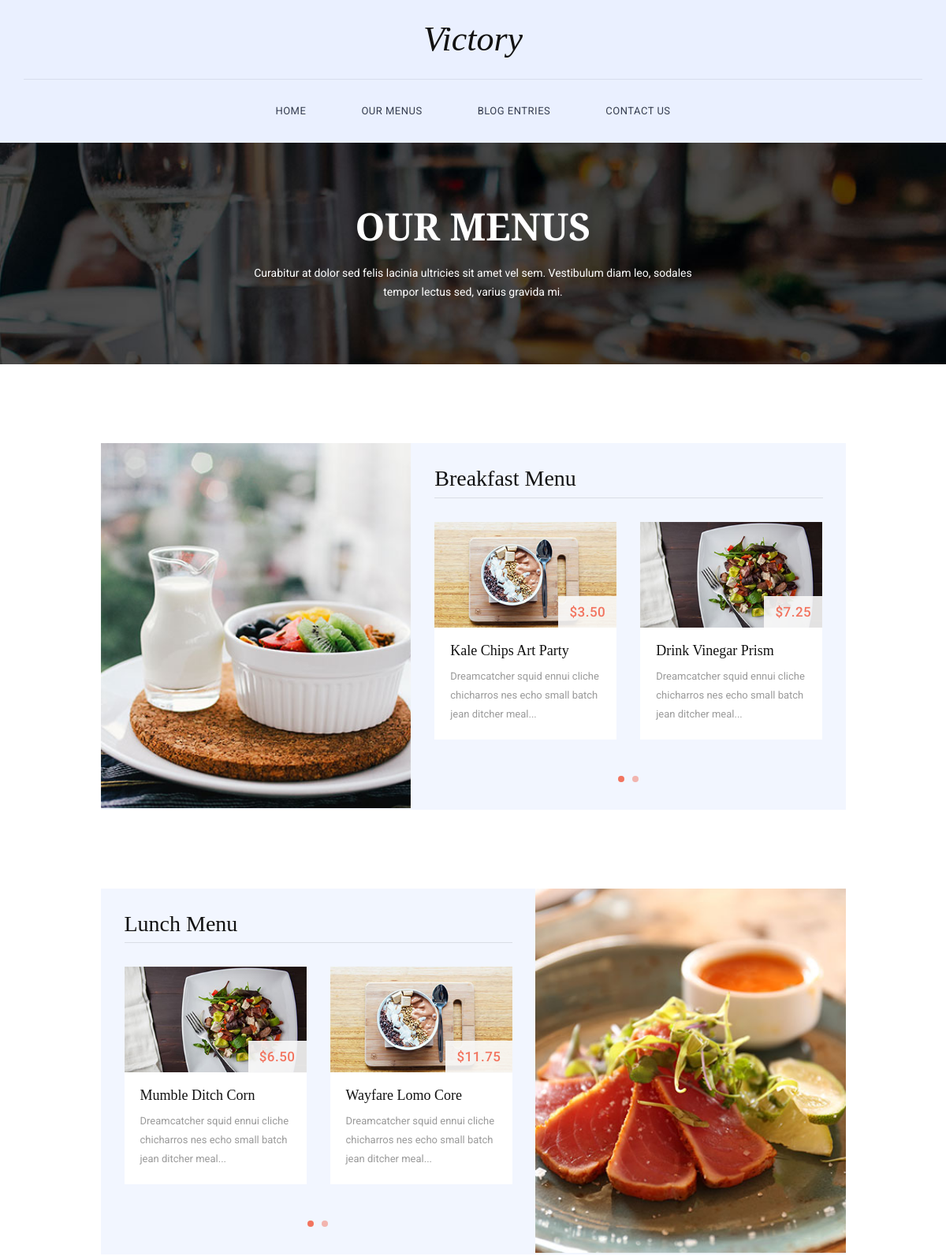
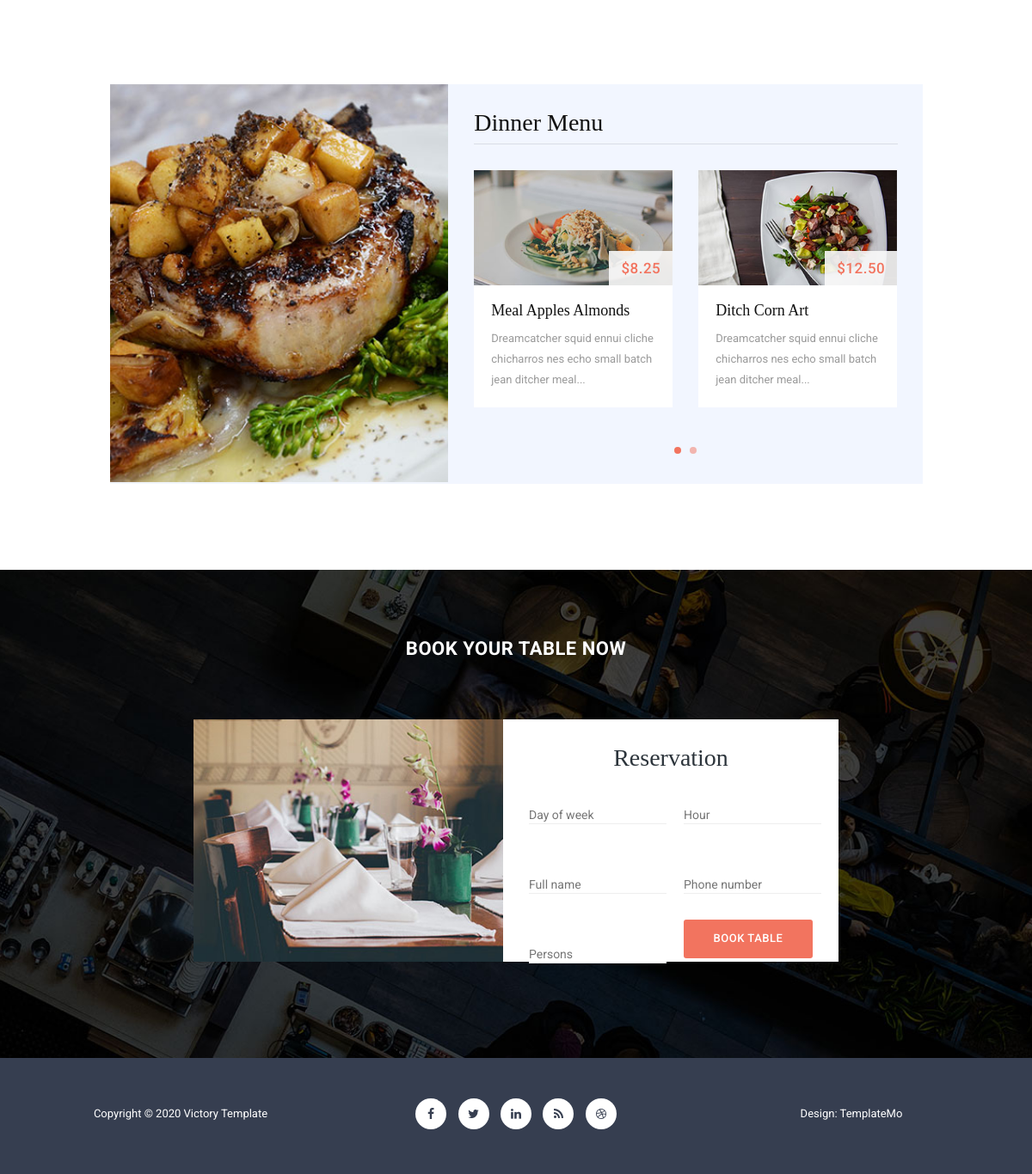
The page /menu on the database its author committed (2 pictures, top to bottom).
### tables this page shows
CREATE TABLE "menu"
(
    id    integer PRIMARY KEY AUTOINCREMENT,
    title text NOT NULL,
    url   text NOT NULL
);

CREATE TABLE breakfast_menu
(
    id          integer PRIMARY KEY AUTOINCREMENT,
    img_url     text,
    price       text,
    title       text,
    description text
);

CREATE TABLE lunch_menu
(
    id          integer PRIMARY KEY AUTOINCREMENT,
    img_url     text,
    price       text,
    title       text,
    description text
);

CREATE TABLE dinner_menu
(
    id          integer PRIMARY KEY AUTOINCREMENT,
    img_url     text,
    price       text,
    title       text,
    description text
);

CREATE TABLE "book_table"
(
    id          integer
        primary key autoincrement,
    name        text,
    placeholder text
);

CREATE TABLE icons
(
    id  integer PRIMARY KEY AUTOINCREMENT,
    url text,
    class text
);

### views/menu.py (the view)
@menu_bp.route('/menu')
def menu():
    return render_template('pages/menu.html',
                           title='Our Menus',
                           menu=main.get_menu(),
                           icons=main.get_icons(),
                           breakfast_menu=dbase.get_breakfast_menu(),
                           lunch_menu=dbase.get_lunch_menu(),
                           dinner_menu=dbase.get_dinner_menu(),
                           book_table=main.get_book_table())

### SQLite/db.py (called while the page is built)
def connect_db():
    conn = sqlite3.connect(app.config['DATABASE'])
    conn.row_factory = sqlite3.Row
    return conn

def get_db():
    if not hasattr(g, 'link_db'):
        g.link_db = connect_db()
    return g.link_db

### controllers/main_controller.py (called while the page is built)
    def get_menu(self):
        try:
            self.__cur.execute("""SELECT * FROM menu""")
            result = self.__cur.fetchall()
            if result:
                return result
                print('[SQLite] - - [Successful get menu]')
        except sqlite3.Error as err:
            print(f'[ERROR] - - [{err}]')

    def get_icons(self):
        try:
            self.__cur.execute("""SELECT * FROM icons""")
            result = self.__cur.fetchall()
            if result:
                return result
                print('[SQLite] - - [Successful get icons]')
        except sqlite3.Error as err:
            print(f'[ERROR] - - [{err}]')

    def get_book_table(self):
        try:
            self.__cur.execute("""SELECT * FROM book_table""")
            result = self.__cur.fetchall()
            if result:
                return result
                print('[SQLite] - - [Successful get book_table]')
        except sqlite3.Error as err:
            print(f'[ERROR] - - [{err}]')

### controllers/menu_controller.py (called while the page is built)
    def get_breakfast_menu(self):
        try:
            self.__cur.execute("""SELECT * FROM breakfast_menu""")
            result = self.__cur.fetchall()
            if result:
                return result
                print('[SQLite] - - [Successful get breakfast_menu]')
        except sqlite3.Error as err:
            print(f'[ERROR] - - [{err}]')

    def get_lunch_menu(self):
        try:
            self.__cur.execute("""SELECT * FROM lunch_menu""")
            result = self.__cur.fetchall()
            if result:
                return result
                print('[SQLite] - - [Successful get lunch_menu]')
        except sqlite3.Error as err:
            print(f'[ERROR] - - [{err}]')

    def get_dinner_menu(self):
        try:
            self.__cur.execute("""SELECT * FROM dinner_menu""")
            result = self.__cur.fetchall()
            if result:
                return result
                print('[SQLite] - - [Successful get dinner_menu]')
        except sqlite3.Error as err:
            print(f'[ERROR] - - [{err}]')

### views/menu.py (called while the page is built)
@menu_bp.before_request
def before_request():
    global dbase
    global main
    db = get_db()
    dbase = Menu_Controller(db)
    main = Main_Controller(db)

### templates/pages/menu.html
{% extends 'base.html' %}
{% block content %}
    {% block menu_heading %}
        <section class="page-heading">
            <div class="container">
                <div class="row">
                    <div class="col-md-12">
                        <h1>Our Menus</h1>
                        <p>Curabitur at dolor sed felis lacinia ultricies sit amet vel sem. Vestibulum diam leo, sodales
                            tempor lectus sed, varius gravida mi.</p>
                    </div>
                </div>
            </div>
        </section>
    {% endblock %}
    {% block breakfast_menu %}
        <section class="breakfast-menu">
            <div class="container">
                <div class="row">
                    <div class="col-md-10 col-md-offset-1">
                        <div class="breakfast-menu-content">
                            <div class="row">
                                <div class="col-md-5">
                                    <div class="left-image">
                                        <img src="{{ url_for('static', filename="img/breakfast_menu.jpg") }}"
                                             alt="Breakfast">
                                    </div>
                                </div>
                                <div class="col-md-7">
                                    <h2>Breakfast Menu</h2>
                                    <div id="owl-breakfast" class="owl-carousel owl-theme">
                                        {% for bm in breakfast_menu %}
                                            <div class="item col-md-12">
                                                <div class="food-item">
                                                    <img src="{{ bm.img_url }}" alt="{{ bm.title }}">
                                                    <div class="price">{{ bm.price }}</div>
                                                    <div class="text-content">
                                                        <h4>{{ bm.title }}</h4>
                                                        <p>{{ bm.description }}</p>
                                                    </div>
                                                </div>
                                            </div>
                                        {% endfor %}
                                    </div>
                                </div>
                            </div>
                        </div>
                    </div>
                </div>
            </div>
        </section>
    {% endblock %}
    {% block lunch_menu %}
        <section class="lunch-menu">
            <div class="container">
                <div class="row">
                    <div class="col-md-10 col-md-offset-1">
                        <div class="lunch-menu-content">
                            <div class="row">
                                <div class="col-md-7">
                                    <h2>Lunch Menu</h2>
                                    <div id="owl-lunch" class="owl-carousel owl-theme">
                                        {% for lm in lunch_menu %}
                                            <div class="item col-md-12">
                                                <div class="food-item">
                                                    <img src="{{ lm.img_url }}" alt="{{ lm.title }}">
                                                    <div class="price">{{ lm.price }}</div>
                                                    <div class="text-content">
                                                        <h4>{{ lm.title }}</h4>
                                                        <p>{{ lm.description }}</p>
                                                    </div>
                                                </div>
                                            </div>
                                        {% endfor %}
                                    </div>
                                </div>
                                <div class="col-md-5">
                                    <div class="left-image">
                                        <img src="{{ url_for('static', filename="img/lunch_menu.jpg") }}" alt="">
                                    </div>
                                </div>
                            </div>
                        </div>
                    </div>
                </div>
            </div>
        </section>
    {% endblock %}
    {% block dinner_menu %}
        <section class="dinner-menu">
            <div class="container">
                <div class="row">
                    <div class="col-md-10 col-md-offset-1">
                        <div class="dinner-menu-content">
                            <div class="row">
                                <div class="col-md-5">
                                    <div class="left-image">
                                        <img src="{{ url_for('static', filename="img/dinner_menu.jpg") }}" alt="">
                                    </div>
                                </div>
                                <div class="col-md-7">
                                    <h2>Dinner Menu</h2>
                                    <div id="owl-dinner" class="owl-carousel owl-theme">
                                        {% for dm in dinner_menu %}
                                            <div class="item col-md-12">
                                                <div class="food-item">
                                                    <img src="{{ dm.img_url }}" alt="{{ dm.title }}">
                                                    <div class="price">{{ dm.price }}</div>
                                                    <div class="text-content">
                                                        <h4>{{ dm.title }}</h4>
                                                        <p>{{ dm.description }}</p>
                                                    </div>
                                                </div>
                                            </div>
                                        {% endfor %}
                                    </div>
                                </div>
                            </div>
                        </div>
                    </div>
                </div>
            </div>
        </section>
    {% endblock %}
    {% block book_table %}
        <section id="book-table">
            <div class="container">
                <div class="row">
                    <div class="col-md-12">
                        <div class="heading">
                            <h2>Book Your Table Now</h2>
                        </div>
                    </div>
                    <div class="col-md-4 col-md-offset-2 col-sm-12">
                        <div class="left-image">
                            <img src="{{ url_for('static', filename="img/book_left_image.jpg") }}" alt="">
                        </div>
                    </div>
                    <div class="col-md-4 col-sm-12">
                        <div class="right-info">
                            <h4>Reservation</h4>
                            <form id="form-submit" action="/reservation" method="POST">
                                <div class="row">
                                    {% for bt in book_table %}
                                    <div class="col-md-6">
                                        <fieldset>
                                            <input type="text" name="{{ bt.name }}" value="" required placeholder="{{ bt.placeholder }}">
                                        </fieldset>
                                    </div>
                                    {% endfor %}
                                    <div class="col-md-6">
                                        <fieldset>
                                            <button type="submit" id="form-submit" class="btn">Book Table</button>
                                        </fieldset>
                                    </div>
                                </div>
                            </form>
                        </div>
                    </div>
                </div>
            </div>
        </section>
    {% endblock %}
{% endblock %}

### templates/base.html (shortened to what this page needs)
<!DOCTYPE html>
<html lang="en">
<head>
    <link rel="stylesheet" href="{{ url_for('static', filename="css/bootstrap.min.css") }}">
    <link rel="stylesheet" href="{{ url_for('static', filename="css/bootstrap-theme.min.css") }}">
    <link rel="stylesheet" href="{{ url_for('static', filename="css/fontAwesome.css") }}">
    <link rel="stylesheet" href="{{ url_for('static', filename="css/hero-slider.css") }}">
    <link rel="stylesheet" href="{{ url_for('static', filename="css/owl-carousel.css") }}">
    <link rel="stylesheet" href="{{ url_for('static', filename="css/templatemo-style.css") }}">
</head>
<body>
<div class="header">
    <div class="container">
        <a href="#" class="navbar-brand scroll-top">Victory</a>
        <nav class="navbar navbar-inverse" role="navigation">
            {% block menu %}
                <div id="main-nav" class="collapse navbar-collapse">
                    <ul class="nav navbar-nav">
                        {% for m in menu %}
                            <li><a href="{{ m.url }}">{{ m.title }}</a></li>
                        {% endfor %}
                    </ul>
                </div>
            {% endblock %}
        </nav>
    </div>
</div>
{% block content %}
{% endblock %}
{% block footer %}
    <footer>
        <div class="container">
            <div class="row">
                <div class="col-md-4">
                    <p>Copyright &copy; 2020 Victory Template</p>
                </div>
                <div class="col-md-4">
                    <ul class="social-icons">
                        {% for i in icons %}
                        <li><a href="{{ i.url }}"><i class="{{ i.class }}"></i></a></li>
                        {% endfor %}
                    </ul>
                </div>
                <div class="col-md-4">
                    <p>Design: TemplateMo</p>
                </div>
            </div>
        </div>
    </footer>
{% endblock %}
</body>
</html>

### static/css/hero-slider.css (style rules this page uses)
*, *::after, *::before { -webkit-box-sizing: border-box; -moz-box-sizing: border-box; box-sizing: border-box; }
html { font-size: 62.5%; }
body { font-family: "Open Sans", sans-serif; color: #2c343b; background-color: #f2f2f2; }
a { color: #d44457; text-decoration: none; }
img { max-width: 100%; }

### rows shown on the page
menu: title "HOME"
menu: title "OUR MENUS"
menu: title "BLOG ENTRIES"
menu: title "CONTACT US"
breakfast_menu: img_url (picture), price "$3.50", title "Kale Chips Art Party", description "Dreamcatcher squid ennui cliche chicharros nes echo small batch jean ditcher meal..."
breakfast_menu: img_url (picture), price "$7.25", title "Drink Vinegar Prism", description "Dreamcatcher squid ennui cliche chicharros nes echo small batch jean ditcher meal..."
lunch_menu: img_url (picture), price "$6.50", title "Mumble Ditch Corn", description "Dreamcatcher squid ennui cliche chicharros nes echo small batch jean ditcher meal..."
lunch_menu: img_url (picture), price "$11.75", title "Wayfare Lomo Core", description "Dreamcatcher squid ennui cliche chicharros nes echo small batch jean ditcher meal..."
dinner_menu: img_url (picture), price "$8.25", title "Meal Apples Almonds", description "Dreamcatcher squid ennui cliche chicharros nes echo small batch jean ditcher meal..."
dinner_menu: img_url (picture), price "$12.50", title "Ditch Corn Art", description "Dreamcatcher squid ennui cliche chicharros nes echo small batch jean ditcher meal..."
book_table: day "Day of week"
book_table: hour "Hour"
book_table: name "Full name"
book_table: phone "Phone number"
book_table: person "Persons"
